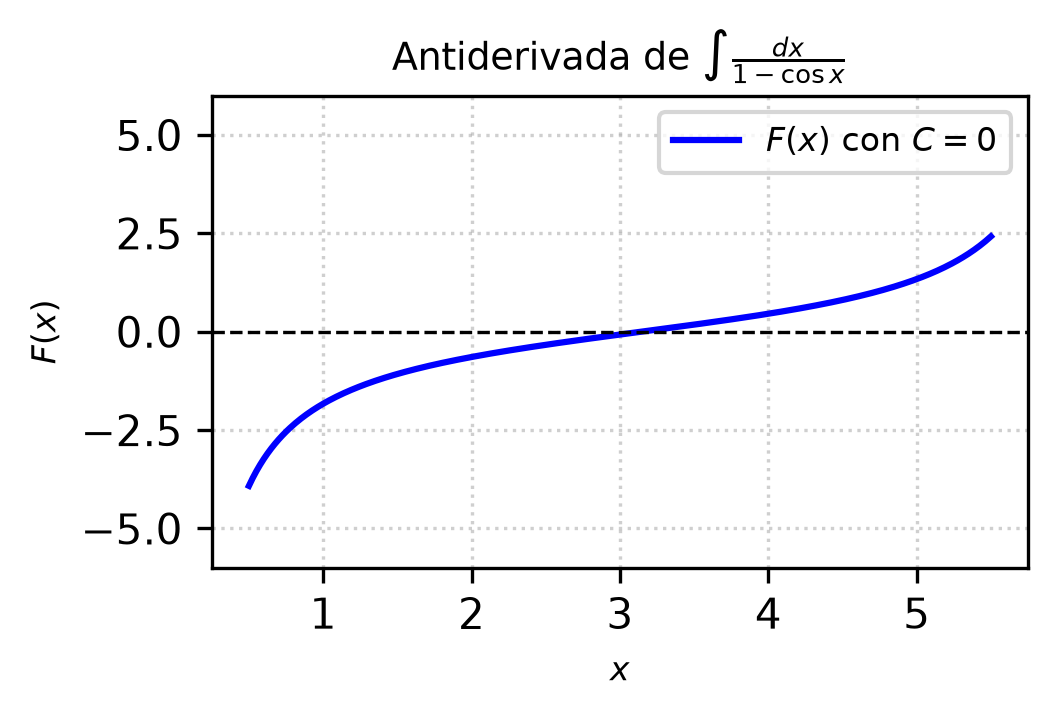

The Python source for this figure:
import matplotlib
matplotlib.use('Agg')
import numpy as np
import matplotlib.pyplot as plt

# Definición del dominio para x, evitando las asíntotas en x = 0 y múltiplos de 2pi
x = np.linspace(0.5, 5.5, 400)

# Antiderivada F(x) con C = 0
# F(x) = -cot(x/2)
F_x = -1.0 / np.tan(x / 2.0)

plt.figure(figsize=(3.5, 2.5))
plt.plot(x, F_x, label=r'$F(x)$ con $C=0$', color='b', linewidth=1.5)

plt.title(r'Antiderivada de $\int \frac{dx}{1 - \cos x}$', fontsize=9)
plt.xlabel(r'$x$', fontsize=8)
plt.ylabel(r'$F(x)$', fontsize=8)
plt.axhline(0, color='black', linewidth=0.8, linestyle='--')
plt.ylim(-6, 6)
plt.grid(True, linestyle=':', alpha=0.6)
plt.legend(fontsize=8, loc='upper right')
plt.tight_layout()


plt.savefig(r'semana_04/graficas/SEM04_P05_grafica.png', dpi=300, bbox_inches='tight')
plt.close()
